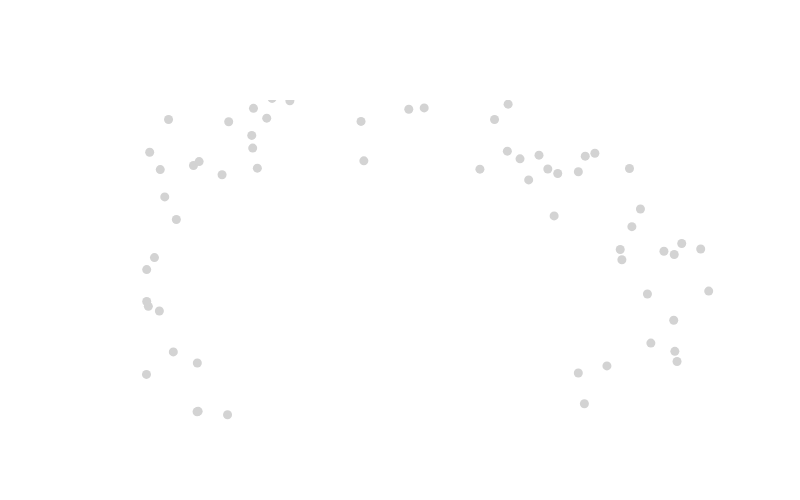

Notebook cell for this chart:
### Code cell
def plot_scatter_limits(data, c, lower_col_min, lower_col_max, upper_col_min, upper_col_max):

    fig = go.Figure()

    fig.add_trace(go.Scatter(x = data[:,0], 
                             y = data[:,1], 
                             mode= 'markers',
                             marker=dict(size = 9,
                                         cmid = 0,
                                         cmin = lower_col_min,
                                         cmax = lower_col_max,
                                         color="lightgray")))
    
    opacity_upper = np.clip(c, upper_col_min, upper_col_max)
    opacity_upper -= upper_col_min
    opacity_upper /= upper_col_max - upper_col_min

    fig.add_trace(go.Scatter(x = data[:,0], 
                             y = data[:,1], 
                             mode= 'markers',
                             marker=dict(size = 9,
                                         cmid = 0,
                                         color = "#166dde",
                                         opacity=opacity_upper)))
    
    opacity_lower = np.clip(c, lower_col_min, lower_col_max)
    opacity_lower -= lower_col_min
    opacity_lower /= lower_col_max - lower_col_min
    opacity_lower = 1 - opacity_lower
    
    fig.add_trace(go.Scatter(x = data[:,0], 
                             y = data[:,1], 
                             mode= 'markers',
                             marker=dict(size = 9,
                                         cmid = 0,
                                         color = "#e32636",
                                         opacity=opacity_lower)))
    fig.update_layout(width=800, 
                    height=500, 
                    showlegend=False, 
                    paper_bgcolor='rgba(0,0,0,0)', 
                    plot_bgcolor='rgba(0,0,0,0)', 
                    xaxis_visible=False, 
                    yaxis_visible=False,
                    xaxis_range = [-1.3,1.3],
                    yaxis_range = [-0.1,0.1])
    fig.update_yaxes(
        scaleanchor="x",
        scaleratio=1,
    )
    return fig

fig1 = plot_scatter_limits(test.data, val1, 0.24, 0.3, 10.8, 11.5)
# plot_scatter_limits(test.data, val1, 0, 1, 18, 20)
fig1.show()
fig1.write_image("images/fig.png", scale = 1)
